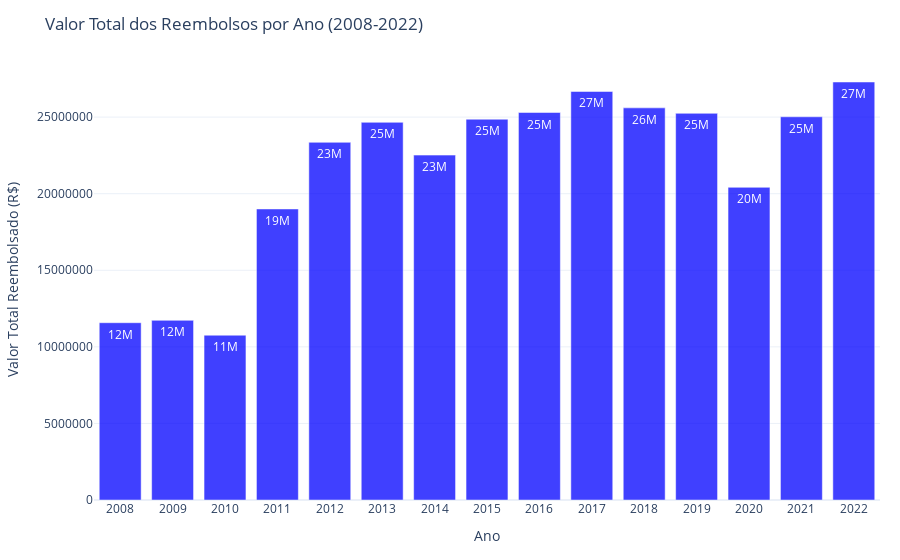

Here is the notebook cell this chart was saved with:
### Markdown cell above
Valor total de reembolsos CEAPS pagos no período de 2008 a 2022?

### Code cell
# Agrupando e somando os valores reembolsados por ano
valor_ano = ceaps_total.groupby('ANO')['VALOR_REEMBOLSADO'].sum().reset_index()

# Criando o gráfico de barras com Plotly Express
fig = px.bar(
    valor_ano,
    x='ANO',
    y='VALOR_REEMBOLSADO',
    title='Valor Total dos Reembolsos por Ano (2008-2022)',
    labels={'VALOR_REEMBOLSADO': 'Valor Total Reembolsado (R$)', 'ANO': 'Ano'},
    template='plotly_white',
    text='VALOR_REEMBOLSADO'  # Adicionar os valores das barras
)

# Ajustando o layout do gráfico para torná-lo mais atraente
fig.update_traces(
    texttemplate='%{text:.2s}',  # Formatar os valores para notação científica curta
    textposition='inside',  # Colocar os textos fora das barras
    marker_color='blue',  # Cor das barras
    opacity=0.75  # Transparência das barras
)

fig.update_layout(
    xaxis_title='Ano',
    yaxis_title='Valor Total Reembolsado (R$)',
    yaxis_tickformat='R$,',  # Formatando o eixo y para valores monetários
    xaxis=dict(
        tickmode='linear',  # Mostrando todos os anos
        tick0=2008,  # Começando em 2008
        dtick=1  # Intervalo de 1 ano
    ),
    margin=dict(l=20, r=20, t=60, b=60),  # Ajustar as margens
    font=dict(
        size=12  # Tamanho da fonte
    ),
    plot_bgcolor='rgba(0, 0, 0, 0)',  # Fundo transparente
    paper_bgcolor='rgba(0, 0, 0, 0)',  # Fundo do papel transparente
    showlegend=False  # Ocultar a legenda
)

### Figure 1 — Plotly figure (JSON) as saved in the notebook; plotly's stock layout.template omitted (floating-point values rounded to 4 significant figures)
{"data": [{"alignmentgroup": "True", "hovertemplate": "Ano=%{x}<br>Valor Total Reembolsado (R$)=%{text}<extra></extra>", "legendgroup": "", "marker": {"color": "blue", "pattern": {"shape": ""}}, "name": "", "offsetgroup": "", "opacity": 0.75, "orientation": "v", "showlegend": false, "text": [11580000.0, 11730000.0, 10760000.0, 19000000.0, 23350000.0, 24660000.0, 22520000.0, 24860000.0, 25300000.0, 26670000.0, 25600000.0, 25250000.0, 20410000.0, 25020000.0, 27290000.0], "textposition": "inside", "texttemplate": "%{text:.2s}", "type": "bar", "x": [2008, 2009, 2010, 2011, 2012, 2013, 2014, 2015, 2016, 2017, 2018, 2019, 2020, 2021, 2022], "xaxis": "x", "y": [11580000.0, 11730000.0, 10760000.0, 19000000.0, 23350000.0, 24660000.0, 22520000.0, 24860000.0, 25300000.0, 26670000.0, 25600000.0, 25250000.0, 20410000.0, 25020000.0, 27290000.0], "yaxis": "y"}], "layout": {"barmode": "relative", "font": {"size": 12}, "legend": {"tracegroupgap": 0}, "margin": {"b": 60, "l": 20, "r": 20, "t": 60}, "paper_bgcolor": "rgba(0, 0, 0, 0)", "plot_bgcolor": "rgba(0, 0, 0, 0)", "showlegend": false, "title": {"text": "Valor Total dos Reembolsos por Ano (2008-2022)"}, "xaxis": {"anchor": "y", "domain": [0, 1], "dtick": 1, "tick0": 2008, "tickmode": "linear", "title": {"text": "Ano"}}, "yaxis": {"anchor": "x", "domain": [0, 1], "tickformat": "R$,", "title": {"text": "Valor Total Reembolsado (R$)"}}}}
